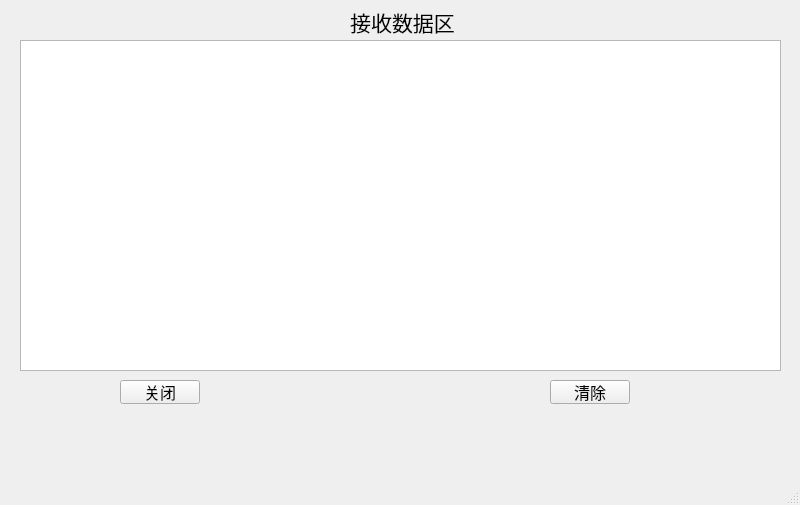
<?xml version="1.0" encoding="UTF-8"?>
<ui version="4.0">
 <class>bluechat</class>
 <widget class="QMainWindow" name="bluechat">
  <property name="geometry">
   <rect>
    <x>0</x>
    <y>0</y>
    <width>800</width>
    <height>505</height>
   </rect>
  </property>
  <property name="windowTitle">
   <string>MainWindow</string>
  </property>
  <widget class="QWidget" name="centralwidget">
   <widget class="QTextBrowser" name="tbRevData">
    <property name="geometry">
     <rect>
      <x>20</x>
      <y>40</y>
      <width>761</width>
      <height>331</height>
     </rect>
    </property>
   </widget>
   <widget class="QLabel" name="label">
    <property name="geometry">
     <rect>
      <x>350</x>
      <y>10</y>
      <width>105</width>
      <height>24</height>
     </rect>
    </property>
    <property name="font">
     <font>
      <pointsize>16</pointsize>
     </font>
    </property>
    <property name="text">
     <string>接收数据区</string>
    </property>
    <property name="alignment">
     <set>Qt::AlignCenter</set>
    </property>
   </widget>
   <widget class="QPushButton" name="btnClose">
    <property name="geometry">
     <rect>
      <x>120</x>
      <y>380</y>
      <width>80</width>
      <height>24</height>
     </rect>
    </property>
    <property name="font">
     <font>
      <pointsize>12</pointsize>
     </font>
    </property>
    <property name="text">
     <string>关闭</string>
    </property>
   </widget>
   <widget class="QPushButton" name="btnClear">
    <property name="geometry">
     <rect>
      <x>550</x>
      <y>380</y>
      <width>80</width>
      <height>24</height>
     </rect>
    </property>
    <property name="font">
     <font>
      <pointsize>12</pointsize>
     </font>
    </property>
    <property name="text">
     <string>清除</string>
    </property>
   </widget>
  </widget>
  <widget class="QMenuBar" name="menubar">
   <property name="geometry">
    <rect>
     <x>0</x>
     <y>0</y>
     <width>800</width>
     <height>21</height>
    </rect>
   </property>
  </widget>
  <widget class="QStatusBar" name="statusbar"/>
 </widget>
 <resources/>
 <connections/>
</ui>
